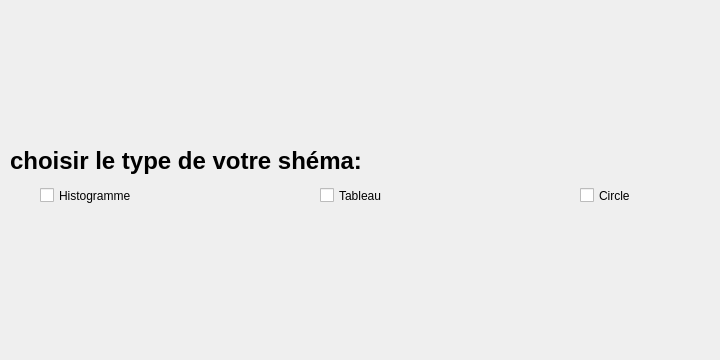
      <widget class="QWidget" name="tab_20">
       <attribute name="icon">
        <iconset resource="resource.qrc">
         <normaloff>:/images/histogramme (1).png</normaloff>:/images/histogramme (1).png</iconset>
       </attribute>
       <attribute name="title">
        <string>statistiques</string>
       </attribute>
       <widget class="QLabel" name="label_35">
        <property name="geometry">
         <rect>
          <x>10</x>
          <y>100</y>
          <width>431</width>
          <height>121</height>
         </rect>
        </property>
        <property name="styleSheet">
         <string notr="true">QLabel {
    font-family: 'Arial';    /* You can change this to any preferred font */
    font-size: 24px;         /* Adjust this value for the desired text size */
    color: #000000;          /* Dark color code */
    font-weight: bold;       /* Makes the text bold */
}
</string>
        </property>
        <property name="text">
         <string>choisir le type de votre shéma: </string>
        </property>
       </widget>
       <widget class="QCheckBox" name="checkBox_9">
        <property name="geometry">
         <rect>
          <x>40</x>
          <y>180</y>
          <width>131</width>
          <height>31</height>
         </rect>
        </property>
        <property name="text">
         <string>Histogramme</string>
        </property>
       </widget>
       <widget class="QCheckBox" name="checkBox_10">
        <property name="geometry">
         <rect>
          <x>320</x>
          <y>180</y>
          <width>111</width>
          <height>31</height>
         </rect>
        </property>
        <property name="text">
         <string>Tableau</string>
        </property>
       </widget>
       <widget class="QCheckBox" name="checkBox_12">
        <property name="geometry">
         <rect>
          <x>580</x>
          <y>180</y>
          <width>131</width>
          <height>31</height>
         </rect>
        </property>
        <property name="text">
         <string>Circle</string>
        </property>
       </widget>
       <widget class="QLabel" name="label_36">
        <property name="geometry">
         <rect>
          <x>10</x>
          <y>10</y>
          <width>221</width>
          <height>171</height>
         </rect>
        </property>
        <property name="text">
         <string/>
        </property>
        <property name="pixmap">
         <pixmap resource="resource.qrc">:/images/Shinny__7_-removebg-preview.png</pixmap>
        </property>
        <property name="scaledContents">
         <bool>true</bool>
        </property>
       </widget>
       <widget class="QLabel" name="label_75">
        <property name="geometry">
         <rect>
          <x>30</x>
          <y>210</y>
          <width>121</width>
          <height>131</height>
         </rect>
        </property>
        <property name="text">
         <string/>
        </property>
        <property name="pixmap">
         <pixmap resource="resource.qrc">:/images/statistiques.png</pixmap>
        </property>
        <property name="scaledContents">
         <bool>true</bool>
        </property>
       </widget>
       <widget class="QLabel" name="label_76">
        <property name="geometry">
         <rect>
          <x>540</x>
          <y>220</y>
          <width>121</width>
          <height>111</height>
         </rect>
        </property>
        <property name="text">
         <string/>
        </property>
        <property name="pixmap">
         <pixmap resource="resource.qrc">:/images/graphique.png</pixmap>
        </property>
        <property name="scaledContents">
         <bool>true</bool>
        </property>
       </widget>
       <widget class="QLabel" name="label_77">
        <property name="geometry">
         <rect>
          <x>280</x>
          <y>220</y>
          <width>171</width>
          <height>131</height>
         </rect>
        </property>
        <property name="text">
         <string/>
        </property>
        <property name="pixmap">
         <pixmap resource="resource.qrc">:/images/tableau-de-bord.png</pixmap>
        </property>
        <property name="scaledContents">
         <bool>true</bool>
        </property>
       </widget>
      </widget>
